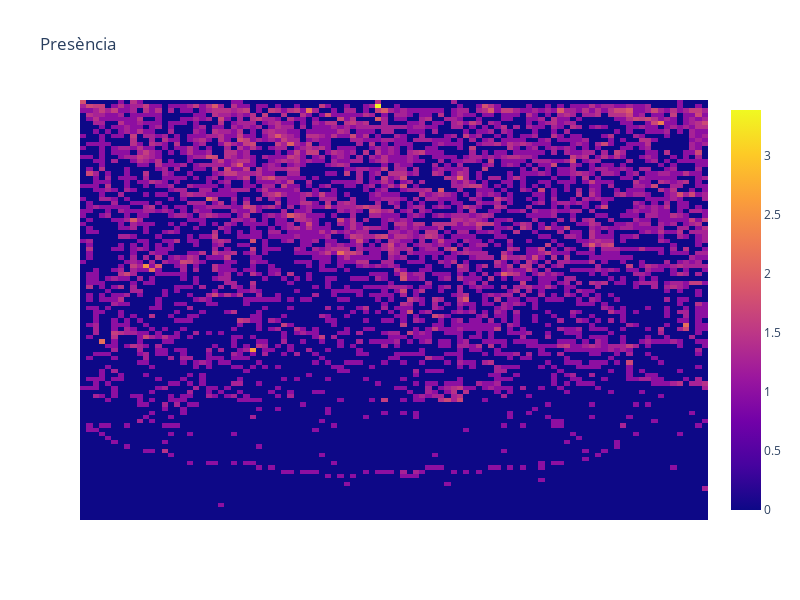

Notebook code cell kept with this figure:
### Code cell
# OCUPACIÓ DE L'ESPAI

data = df[["x", "y"]].reset_index()
data["x"] = (data["x"] // .01).astype(int)
data["y"] = (data["y"] // .01).astype(int)

matrix = np.matrix([[data[(data["x"] == x) & (data["y"] == y)].shape[0] for x in range(100)] for y in range(100)])

fig = go.Figure(
    data = go.Heatmap(
        z = np.power(matrix, 1 / 3),
        x = list(range(100)),
        y = list(range(100))
    )
)

fig.update_yaxes(
    visible = False
)

fig.update_xaxes(
    visible = False
)

fig.update_layout(
    height = 600,
    width = 800,
    title_text = "Presència",
    paper_bgcolor = "rgba(256, 256, 256, 256)",
    plot_bgcolor = "rgba(230, 230, 230, 256)"
)

fig.show()

### Figure 1 — Plotly figure (JSON) as saved in the notebook; plotly's stock layout.template omitted (floating-point values rounded to 4 significant figures; data arrays with more than 128 entries replaced by an {"elided": "..."} marker saying what was removed)
{"data": [{"type": "heatmap", "x": [0, 1, 2, 3, 4, 5, 6, 7, 8, 9, 10, 11, 12, 13, 14, 15, 16, 17, 18, 19, 20, 21, 22, 23, 24, 25, 26, 27, 28, 29, 30, 31, 32, 33, 34, 35, 36, 37, 38, 39, 40, 41, 42, 43, 44, 45, 46, 47, 48, 49, 50, 51, 52, 53, 54, 55, 56, 57, 58, 59, 60, 61, 62, 63, 64, 65, 66, 67, 68, 69, 70, 71, 72, 73, 74, 75, 76, 77, 78, 79, 80, 81, 82, 83, 84, 85, 86, 87, 88, 89, 90, 91, 92, 93, 94, 95, 96, 97, 98, 99], "y": [0, 1, 2, 3, 4, 5, 6, 7, 8, 9, 10, 11, 12, 13, 14, 15, 16, 17, 18, 19, 20, 21, 22, 23, 24, 25, 26, 27, 28, 29, 30, 31, 32, 33, 34, 35, 36, 37, 38, 39, 40, 41, 42, 43, 44, 45, 46, 47, 48, 49, 50, 51, 52, 53, 54, 55, 56, 57, 58, 59, 60, 61, 62, 63, 64, 65, 66, 67, 68, 69, 70, 71, 72, 73, 74, 75, 76, 77, 78, 79, 80, 81, 82, 83, 84, 85, 86, 87, 88, 89, 90, 91, 92, 93, 94, 95, 96, 97, 98, 99], "z": {"elided": "100x100 float values"}}], "layout": {"height": 600, "paper_bgcolor": "rgba(256, 256, 256, 256)", "plot_bgcolor": "rgba(230, 230, 230, 256)", "title": {"text": "Presència"}, "width": 800, "xaxis": {"visible": false}, "yaxis": {"visible": false}}}
